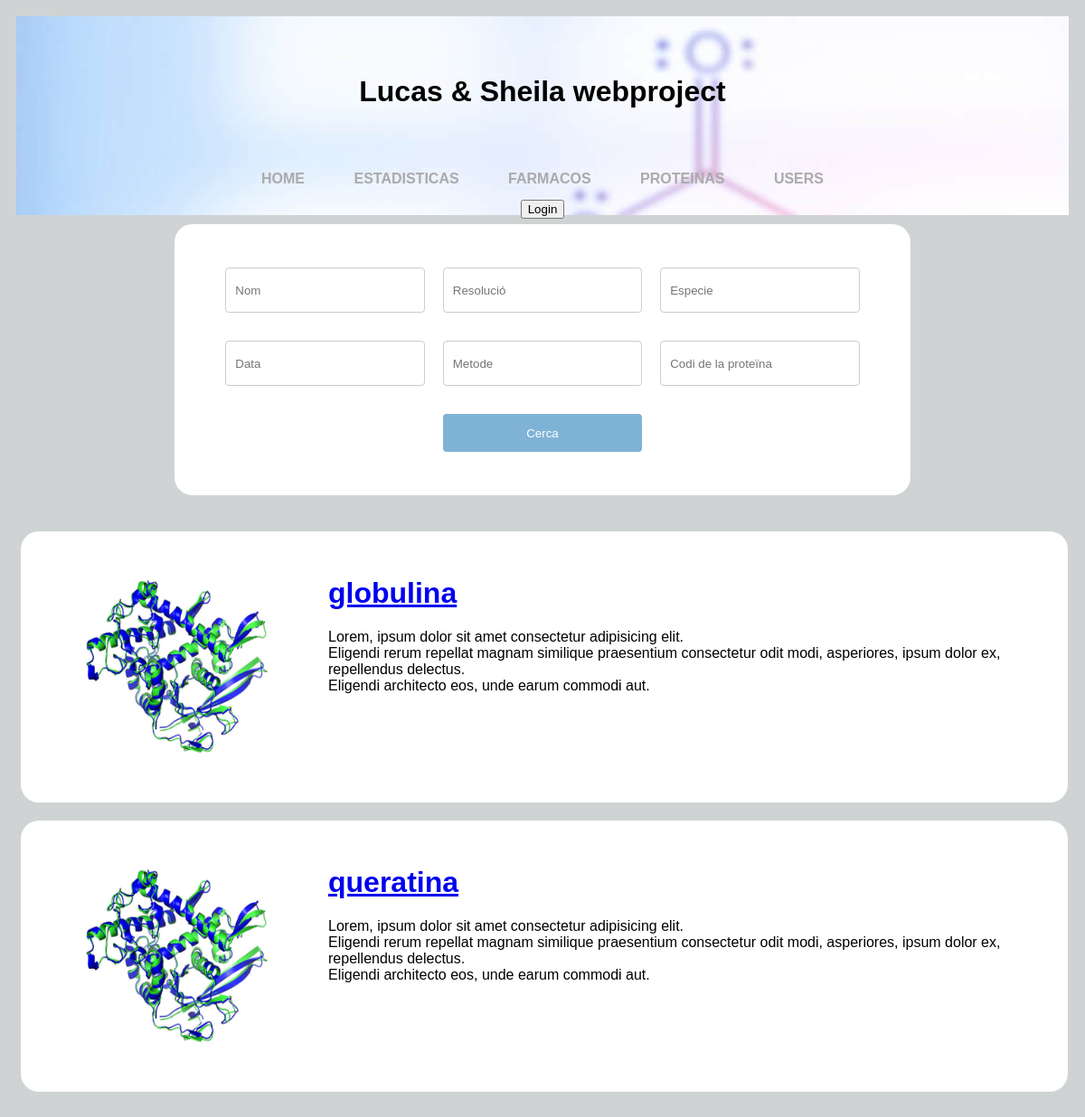
Screenshot of /php/consultaProteinas.php with the database file from the repository.
### tables this page shows
CREATE TABLE `proteinas` (
  `idProteina` int(11) NOT NULL,
  `nombre` varchar(50) NOT NULL,
  `resolucion` varchar(100) NOT NULL,
  `especie` varchar(50) NOT NULL,
  `fecha` datetime NOT NULL,
  `tipoFichero` varchar(10) NOT NULL,
  `nombreFichero` varchar(50) NOT NULL,
  `metodo` varchar(50) NOT NULL,
  `imagen` varchar(50) NOT NULL,
  `descripcion` text NOT NULL,
  `idUsuario` int(11) NOT NULL
);

### php/consultaProteinas.php (the view, shortened to what this page needs)
<?php include_once('conexionBBDD.php');?>
<html>
<head>
    <link rel="stylesheet" href="../css/farmacos.css">
    <link rel="stylesheet" href="../css/general.css">
    <link rel="stylesheet" href="https://cdnjs.cloudflare.com/ajax/libs/font-awesome/4.7.0/css/font-awesome.min.css">
    <title>PROTEINAS</title></head>
<body>
<header style="background-image: url('img/header3.jpg'); height: 200px;">
<h1 id="header">Lucas & Sheila webproject</h1>
<nav style ="margin-top: 55px;">
    <a href="home.html">Home</a>
    <a href="estadisticas.html">Estadisticas</a>
    <a href="farmacos.html">Farmacos</a>
    <a href="proteinas.html">Proteinas</a>
    <a href="#">Users</a>
</nav>
<a href="login.html">
    <button type="submit">Login</button>
</a>
</header>
<div id="body">
    <div class="search-body">
        <div id="form-div">
            <form id="form" action="consultaProteinas.php" method="post">
                <input type="text" class="search-form" placeholder="Nom" name="nom"/>
                <input type="text" class="search-form" placeholder="Resolució" name="resolucio"/>
                <input type="text" class="search-form" placeholder="Especie" name="especie"/>
                <input type="text" class="search-form" placeholder="Data" name="data" />
                <input type="text" class="search-form" placeholder="Metode" name="metode"/>
                <input type="text" class="search-form" placeholder="Codi de la proteïna" name="idProteina"/>
                <input type="submit" class="search-button" value="Cerca" onclick='busqueda()' />
            </form>
        </div>
    </div>
<?php
$sql = "SELECT * FROM proteinas";
$datos = "";
$resultado = mysqli_query($conexion, $sql);
if (mysqli_num_rows($resultado) > 0) {
while($row = mysqli_fetch_assoc($resultado)) {
    $datos = $datos.
    "<div class='first-body'><img class='body-images' src='".$row["imagen"]."'/><div class='inner-first-body'><h1><a href='proteina.html'>".$row["nombre"]."</a></h1><p>
                ".$row["descripcion"]."</p></div></div>";
}
echo $datos;
} else echo "Usuario o contraseña incorrecto.";
?>
</body></html>

### css/farmacos.css (style rules this page uses)
.first-body { height: 300px; width: 99.5%; background-color: white; border-radius: 20px; margin-top: 10px; margin-left: 5px; margin-right: 5px; margin-bottom: 10px; display:inline-block; }
#body { justify-content:center; }
.search-body { height: 300px; width: 70%; background-color: white; border-radius: 20px; margin-top: 10px; margin-left:15%; margin-right: 15%; margin-bottom: 30px; display:flex; }
#form-div { display: flex; justify-content: center; align-content:center; width:100% }
#form { display: flex; justify-content: center; flex-wrap: wrap; margin:40px; }
input[type=submit] { width: 30%; background-color: #7FB3D5; color: white; padding: 6px 10px; margin: 8px 0; border: none; border-radius: 4px; cursor: pointer; }
input[type=text] { width: 30%; height: 50px; padding: 2px 10px; margin: 8px 10px; display: inline-block; border: 1px solid #ccc; border-radius: 4px; box-sizing: border-box; }
.first-body .body-images { margin: 50px; height: 200px; width: 240px; float:left; }
.inner-first-body { margin-top:50px; }

### css/general.css (style rules this page uses)
header { padding: 10px; text-align: center; background-image: src('images/header3.jpg'); background-color: #D2FFE2; height: 200px; }
body { font-family: Arial; padding: 10px; background-color: #D0D3D4; }
nav { margin-top: 55px; background-color: #D2FFE2.0; background-attachment: fixed; margin-top: 55px; }
nav a { color: black; text-align: center; padding: 15px 15px; display: inline-block; line-height: 1; text-decoration: none; font-weight: 800; margin: 0 10px; text-transform: uppercase; color: #aaa; }
nav a:after { position: absolute; bottom: 0; left: 0; right: 0; margin: auto; width: 0%; content: '.'; color: transparent; background: #333; height: 1px; }
nav a, nav a:after, nav a:before { transition: all .5s; }
#header { margin-top: 55px; }

### rows the page displays
proteinas: imagen (picture), nombre "globulina", descripcion "Lorem, ipsum dolor sit amet consectetur adipisicing elit. Eligendi rerum repellat magnam similique praesentium consectetur odit modi, asperiores, ipsum dolor ex, repellendus delectus. Eligendi architecto eos, unde earum commodi aut."
proteinas: imagen (picture), nombre "queratina", descripcion "Lorem, ipsum dolor sit amet consectetur adipisicing elit. Eligendi rerum repellat magnam similique praesentium consectetur odit modi, asperiores, ipsum dolor ex, repellendus delectus. Eligendi architecto eos, unde earum commodi aut."
